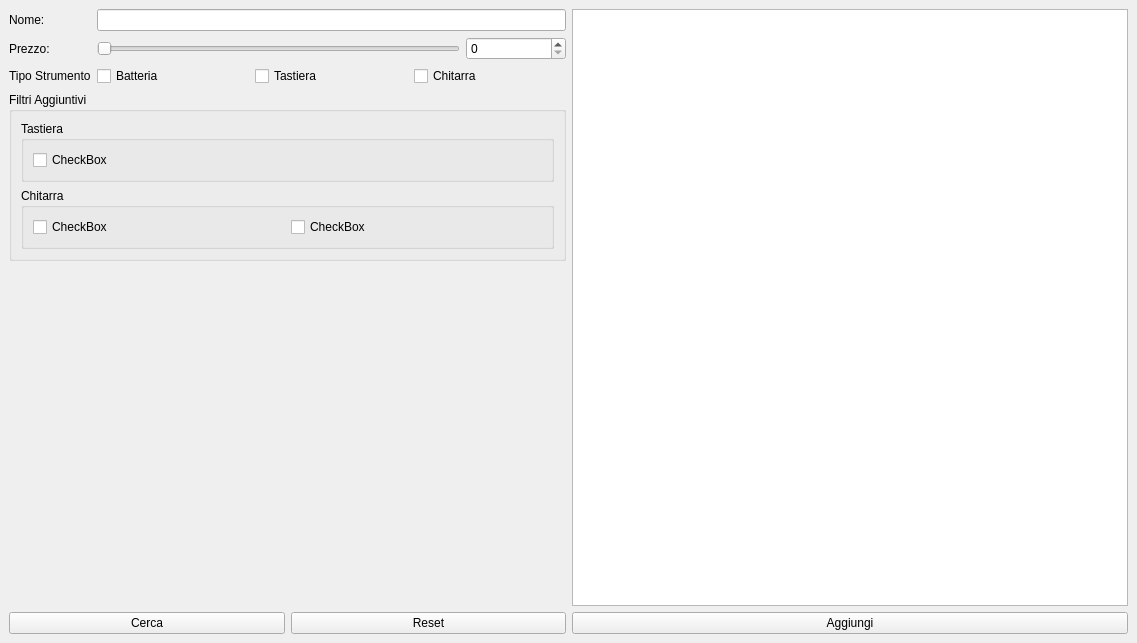
<?xml version="1.0" encoding="UTF-8"?>
<ui version="4.0">
 <class>StrumentiDecenti</class>
 <widget class="QMainWindow" name="StrumentiDecenti">
  <property name="geometry">
   <rect>
    <x>0</x>
    <y>0</y>
    <width>1137</width>
    <height>643</height>
   </rect>
  </property>
  <property name="windowTitle">
   <string>StrumentiDecenti</string>
  </property>
  <widget class="QWidget" name="centralwidget">
   <layout class="QHBoxLayout" name="horizontalLayout_8">
    <item>
     <layout class="QVBoxLayout" name="verticalLayout_5">
      <property name="bottomMargin">
       <number>0</number>
      </property>
      <item>
       <layout class="QFormLayout" name="formLayout">
        <item row="0" column="0">
         <widget class="QLabel" name="label">
          <property name="text">
           <string>Nome: </string>
          </property>
         </widget>
        </item>
        <item row="0" column="1">
         <widget class="QLineEdit" name="searchLineEdit"/>
        </item>
        <item row="1" column="0">
         <widget class="QLabel" name="label_2">
          <property name="text">
           <string>Prezzo: </string>
          </property>
         </widget>
        </item>
        <item row="1" column="1">
         <layout class="QHBoxLayout" name="horizontalLayout_5">
          <item>
           <widget class="QSlider" name="priceSlider">
            <property name="maximum">
             <number>2000</number>
            </property>
            <property name="singleStep">
             <number>100</number>
            </property>
            <property name="orientation">
             <enum>Qt::Horizontal</enum>
            </property>
           </widget>
          </item>
          <item>
           <widget class="QSpinBox" name="priceSpinBox">
            <property name="minimumSize">
             <size>
              <width>100</width>
              <height>0</height>
             </size>
            </property>
            <property name="minimum">
             <number>0</number>
            </property>
            <property name="maximum">
             <number>2000</number>
            </property>
            <property name="singleStep">
             <number>100</number>
            </property>
           </widget>
          </item>
         </layout>
        </item>
        <item row="2" column="1">
         <layout class="QHBoxLayout" name="horizontalLayout_2">
          <item>
           <widget class="QCheckBox" name="batteriaCheckBox">
            <property name="text">
             <string>Batteria</string>
            </property>
           </widget>
          </item>
          <item>
           <widget class="QCheckBox" name="tastieraCheckBox">
            <property name="text">
             <string>Tastiera</string>
            </property>
           </widget>
          </item>
          <item>
           <widget class="QCheckBox" name="chitarraCheckBox">
            <property name="text">
             <string>Chitarra</string>
            </property>
           </widget>
          </item>
         </layout>
        </item>
        <item row="2" column="0">
         <widget class="QLabel" name="label_3">
          <property name="text">
           <string>Tipo Strumento</string>
          </property>
         </widget>
        </item>
       </layout>
      </item>
      <item>
       <widget class="QGroupBox" name="filtriGroupBox">
        <property name="minimumSize">
         <size>
          <width>0</width>
          <height>50</height>
         </size>
        </property>
        <property name="title">
         <string>Filtri Aggiuntivi</string>
        </property>
        <layout class="QVBoxLayout" name="verticalLayout_3">
         <item>
          <widget class="QGroupBox" name="tastieraGroupBox">
           <property name="title">
            <string>Tastiera</string>
           </property>
           <layout class="QHBoxLayout" name="horizontalLayout_3">
            <item>
             <widget class="QCheckBox" name="checkBox_5">
              <property name="text">
               <string>CheckBox</string>
              </property>
             </widget>
            </item>
           </layout>
          </widget>
         </item>
         <item>
          <widget class="QGroupBox" name="chitarraGroupBox">
           <property name="title">
            <string>Chitarra</string>
           </property>
           <layout class="QHBoxLayout" name="horizontalLayout_4">
            <item>
             <widget class="QCheckBox" name="checkBox">
              <property name="text">
               <string>CheckBox</string>
              </property>
             </widget>
            </item>
            <item>
             <widget class="QCheckBox" name="checkBox_4">
              <property name="text">
               <string>CheckBox</string>
              </property>
             </widget>
            </item>
           </layout>
          </widget>
         </item>
        </layout>
       </widget>
      </item>
      <item>
       <spacer name="verticalSpacer">
        <property name="orientation">
         <enum>Qt::Vertical</enum>
        </property>
        <property name="sizeHint" stdset="0">
         <size>
          <width>20</width>
          <height>40</height>
         </size>
        </property>
       </spacer>
      </item>
      <item>
       <layout class="QHBoxLayout" name="horizontalLayout">
        <item>
         <widget class="QPushButton" name="searchPushButton">
          <property name="text">
           <string>Cerca</string>
          </property>
         </widget>
        </item>
        <item>
         <widget class="QPushButton" name="resetPushButton">
          <property name="text">
           <string>Reset</string>
          </property>
         </widget>
        </item>
       </layout>
      </item>
     </layout>
    </item>
    <item>
     <layout class="QVBoxLayout" name="verticalLayout_7">
      <item>
       <widget class="QTableView" name="strumentoTableView"/>
      </item>
      <item>
       <widget class="QPushButton" name="addPushButton">
        <property name="minimumSize">
         <size>
          <width>0</width>
          <height>22</height>
         </size>
        </property>
        <property name="text">
         <string>Aggiungi</string>
        </property>
       </widget>
      </item>
     </layout>
    </item>
   </layout>
  </widget>
 </widget>
 <resources/>
 <connections/>
</ui>
